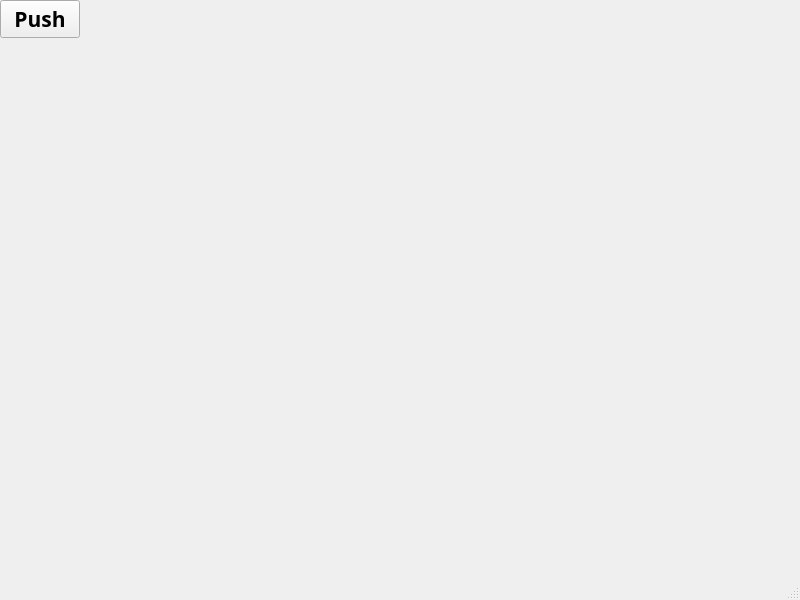
<?xml version="1.0" encoding="UTF-8"?>
<ui version="4.0">
 <class>MainWindow</class>
 <widget class="QMainWindow" name="MainWindow">
  <property name="geometry">
   <rect>
    <x>0</x>
    <y>0</y>
    <width>800</width>
    <height>600</height>
   </rect>
  </property>
  <property name="windowTitle">
   <string>Random circle</string>
  </property>
  <widget class="QWidget" name="centralwidget">
   <widget class="QPushButton" name="push">
    <property name="font">
     <font>
      <family>Segoe UI Black</family>
      <pointsize>16</pointsize>
      <weight>75</weight>
      <bold>true</bold>
     </font>
    </property>
    <property name="text">
     <string>Push</string>
    </property>
   </widget>
  </widget>
  <widget class="QMenuBar" name="menubar">
   <property name="geometry">
    <rect>
     <x>0</x>
     <y>0</y>
     <width>800</width>
     <height>21</height>
    </rect>
   </property>
  </widget>
  <widget class="QStatusBar" name="statusbar"/>
 </widget>
 <resources/>
 <connections/>
</ui>
